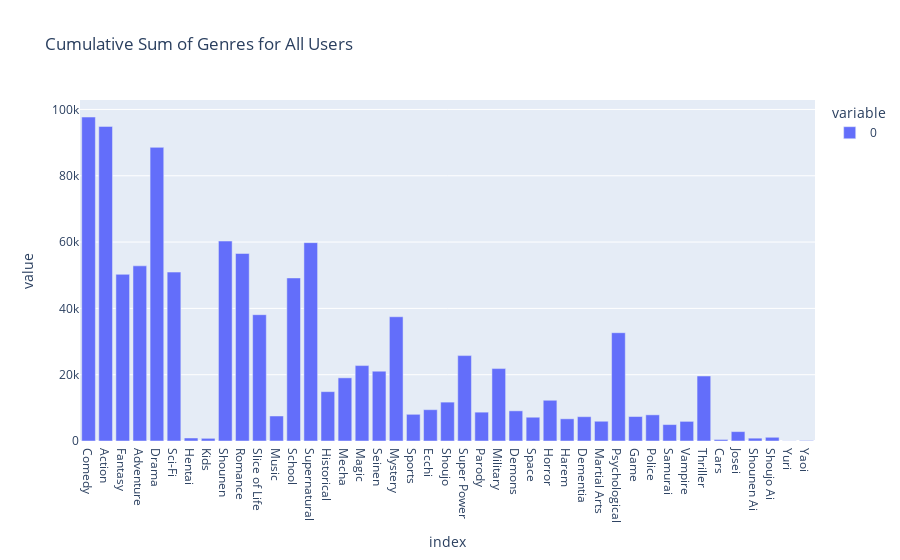

The notebook cell saved with this chart:
### Markdown cell above
## What is Available vs. What People Watch
Lets look at what are the most common genres vs the genres that people watch, as in favorite.

### Code cell
user_genre_sum = df.drop('profile', axis=1).sum()
fig = px.bar(user_genre_sum, title='Cumulative Sum of Genres for All Users')
fig.show()

### Figure 1 — Plotly figure (JSON) as saved in the notebook; plotly's stock layout.template omitted (floating-point values rounded to 4 significant figures)
{"data": [{"alignmentgroup": "True", "hovertemplate": "variable=0<br>index=%{x}<br>value=%{y}<extra></extra>", "legendgroup": "0", "marker": {"color": "#636efa", "pattern": {"shape": ""}}, "name": "0", "offsetgroup": "0", "orientation": "v", "showlegend": true, "textposition": "auto", "type": "bar", "x": ["Comedy", "Action", "Fantasy", "Adventure", "Drama", "Sci-Fi", "Hentai", "Kids", "Shounen", "Romance", "Slice of Life", "Music", "School", "Supernatural", "Historical", "Mecha", "Magic", "Seinen", "Mystery", "Sports", "Ecchi", "Shoujo", "Super Power", "Parody", "Military", "Demons", "Space", "Horror", "Harem", "Dementia", "Martial Arts", "Psychological", "Game", "Police", "Samurai", "Vampire", "Thriller", "Cars", "Josei", "Shounen Ai", "Shoujo Ai", "Yuri", "Yaoi"], "xaxis": "x", "y": [97706, 94887, 50267, 52834, 88563, 50945, 914, 809, 60310, 56565, 38098, 7543, 49179, 59827, 14886, 19050, 22745, 21065, 37473, 8054, 9444, 11729, 25757, 8700, 21840, 9096, 7170, 12287, 6692, 7331, 5959, 32661, 7383, 7891, 4955, 5921, 19606, 458, 2836, 853, 1121, 47, 148], "yaxis": "y"}], "layout": {"barmode": "relative", "legend": {"title": {"text": "variable"}, "tracegroupgap": 0}, "title": {"text": "Cumulative Sum of Genres for All Users"}, "xaxis": {"anchor": "y", "domain": [0, 1], "title": {"text": "index"}}, "yaxis": {"anchor": "x", "domain": [0, 1], "title": {"text": "value"}}}}
